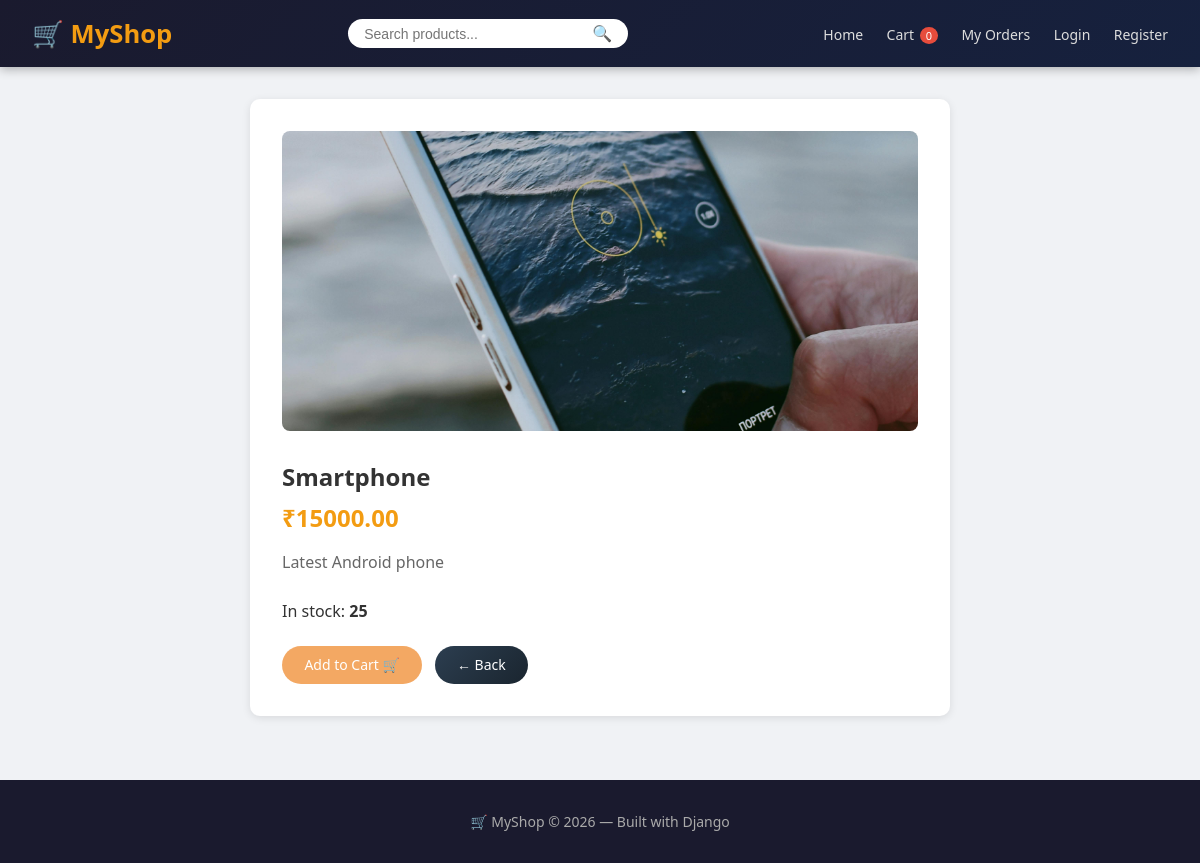
Screenshot of /product/2/ with the database file from the repository.
### store/models.py (models this page shows, shortened)
class Product(models.Model):
    name        = models.CharField(max_length=200)
    description = models.TextField()
    price       = models.DecimalField(max_digits=10, decimal_places=2)
    image       = models.ImageField(upload_to='products/', blank=True, null=True)
    stock       = models.IntegerField(default=0)
    created_at  = models.DateTimeField(auto_now_add=True)

### store/views.py (the view)
# urls.py: path('product/<int:pk>/', views.product_detail, name='product_detail'),
def product_detail(request, pk):
    product = get_object_or_404(Product, pk=pk)
    return render(request, 'store/product_detail.html', {
        'product': product,
        'cart_count': get_cart_count(request)
    })

### store/views.py (called while the page is built)
def get_cart_count(request):
    if request.user.is_authenticated:
        order = Order.objects.filter(user=request.user, status='pending').first()
        if order:
            return order.items.count()
    return 0

### templates/store/product_detail.html
{% extends 'store/base.html' %}
{% block content %}
<div style="background:white; border-radius:10px; padding:2rem; box-shadow:0 2px 8px rgba(0,0,0,0.1); max-width:700px; margin:auto">
    {% if product.image %}
        <img src="{{ product.image.url }}" alt="{{ product.name }}" style="width:100%; height:300px; object-fit:cover; border-radius:8px; margin-bottom:1.5rem">
    {% endif %}
    <h2 style="margin-bottom:0.5rem">{{ product.name }}</h2>
    <p style="color:#f39c12; font-size:1.5rem; font-weight:bold; margin-bottom:1rem">₹{{ product.price }}</p>
    <p style="color:#666; margin-bottom:1.5rem; line-height:1.6">{{ product.description }}</p>
    <p style="margin-bottom:1.5rem">In stock: <strong>{{ product.stock }}</strong></p>
    <a href="/cart/add/{{ product.pk }}/" class="btn">Add to Cart 🛒</a>
    <a href="/" class="btn btn-dark" style="margin-left:0.5rem">← Back</a>
</div>
{% endblock %}

### templates/store/base.html (style rules this page uses)
* { margin: 0; padding: 0; box-sizing: border-box; }
body { font-family: 'Segoe UI', sans-serif; background: #f0f2f5; color: #333; }
.btn { display: inline-block; padding: 0.6rem 1.4rem; background: linear-gradient(135deg, #f3a863, #f3a863); color: white; border: none; border-radius: 25px; cursor: pointer; text-decoration: none; font-size: 14px; transition: transform 0.2s, box-shadow 0.2s; }
.btn-dark { background: linear-gradient(135deg, #2c3e50, #1a252f); }

### rows the page displays
Product: image (picture), name "Smartphone", price "15000.00", description "Latest Android phone", stock "25"

### other values shown
{{ cart_count }} "0"
